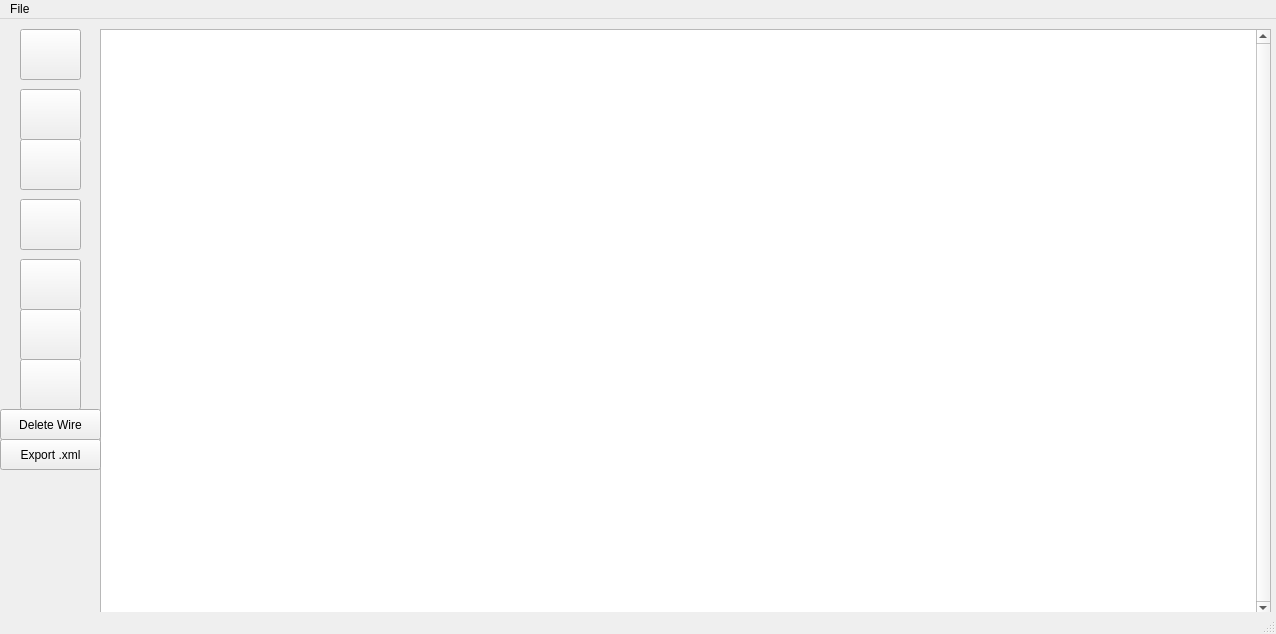
<?xml version="1.0" encoding="UTF-8"?>
<ui version="4.0">
 <class>MainWindow</class>
 <widget class="QMainWindow" name="MainWindow">
  <property name="geometry">
   <rect>
    <x>0</x>
    <y>0</y>
    <width>1276</width>
    <height>634</height>
   </rect>
  </property>
  <property name="windowTitle">
   <string>SimVascular Lumped Parameter Modeller</string>
  </property>
  <widget class="QWidget" name="centralwidget">
   <widget class="QPushButton" name="Resistor">
    <property name="geometry">
     <rect>
      <x>20</x>
      <y>10</y>
      <width>61</width>
      <height>51</height>
     </rect>
    </property>
    <property name="toolTip">
     <string>Resistor</string>
    </property>
    <property name="statusTip">
     <string>Click to Create Resistor</string>
    </property>
    <property name="text">
     <string/>
    </property>
    <property name="icon">
     <iconset>
      <normaloff>Resistor.png</normaloff>Resistor.png</iconset>
    </property>
    <property name="iconSize">
     <size>
      <width>45</width>
      <height>50</height>
     </size>
    </property>
   </widget>
   <widget class="QPushButton" name="Capacitor">
    <property name="geometry">
     <rect>
      <x>20</x>
      <y>70</y>
      <width>61</width>
      <height>51</height>
     </rect>
    </property>
    <property name="toolTip">
     <string>Capacitor</string>
    </property>
    <property name="statusTip">
     <string>Click to Create Capacitor</string>
    </property>
    <property name="text">
     <string/>
    </property>
    <property name="icon">
     <iconset>
      <normaloff>capacitor.png</normaloff>capacitor.png</iconset>
    </property>
    <property name="iconSize">
     <size>
      <width>50</width>
      <height>50</height>
     </size>
    </property>
   </widget>
   <widget class="QPushButton" name="Inductor">
    <property name="geometry">
     <rect>
      <x>20</x>
      <y>120</y>
      <width>61</width>
      <height>51</height>
     </rect>
    </property>
    <property name="toolTip">
     <string>Inductor</string>
    </property>
    <property name="statusTip">
     <string>Click to Create Inductor</string>
    </property>
    <property name="text">
     <string/>
    </property>
    <property name="icon">
     <iconset>
      <normaloff>Inductor.png</normaloff>Inductor.png</iconset>
    </property>
    <property name="iconSize">
     <size>
      <width>45</width>
      <height>45</height>
     </size>
    </property>
   </widget>
   <widget class="QPushButton" name="DCVoltageSource">
    <property name="geometry">
     <rect>
      <x>20</x>
      <y>180</y>
      <width>61</width>
      <height>51</height>
     </rect>
    </property>
    <property name="toolTip">
     <string>DC Voltage Source</string>
    </property>
    <property name="statusTip">
     <string>Click to Create DC Voltage Source</string>
    </property>
    <property name="text">
     <string/>
    </property>
    <property name="icon">
     <iconset>
      <normaloff>DCVoltageSource.png</normaloff>DCVoltageSource.png</iconset>
    </property>
    <property name="iconSize">
     <size>
      <width>50</width>
      <height>50</height>
     </size>
    </property>
   </widget>
   <widget class="QPushButton" name="Diode">
    <property name="geometry">
     <rect>
      <x>20</x>
      <y>240</y>
      <width>61</width>
      <height>51</height>
     </rect>
    </property>
    <property name="toolTip">
     <string>Diode</string>
    </property>
    <property name="statusTip">
     <string>Click to Create Diode</string>
    </property>
    <property name="text">
     <string/>
    </property>
    <property name="icon">
     <iconset>
      <normaloff>Diode.png</normaloff>Diode.png</iconset>
    </property>
    <property name="iconSize">
     <size>
      <width>45</width>
      <height>60</height>
     </size>
    </property>
   </widget>
   <widget class="QGraphicsView" name="CircuitView">
    <property name="geometry">
     <rect>
      <x>100</x>
      <y>10</y>
      <width>1171</width>
      <height>601</height>
     </rect>
    </property>
    <property name="sizePolicy">
     <sizepolicy hsizetype="Expanding" vsizetype="Expanding">
      <horstretch>0</horstretch>
      <verstretch>0</verstretch>
     </sizepolicy>
    </property>
    <property name="verticalScrollBarPolicy">
     <enum>Qt::ScrollBarAlwaysOn</enum>
    </property>
    <property name="horizontalScrollBarPolicy">
     <enum>Qt::ScrollBarAlwaysOn</enum>
    </property>
   </widget>
   <widget class="QPushButton" name="DeleteWire">
    <property name="geometry">
     <rect>
      <x>0</x>
      <y>390</y>
      <width>101</width>
      <height>31</height>
     </rect>
    </property>
    <property name="toolTip">
     <string>Delete Last Created Wire</string>
    </property>
    <property name="statusTip">
     <string>Delete Last Created Wire</string>
    </property>
    <property name="text">
     <string>Delete Wire</string>
    </property>
   </widget>
   <widget class="QPushButton" name="BoundaryFace">
    <property name="geometry">
     <rect>
      <x>20</x>
      <y>290</y>
      <width>61</width>
      <height>51</height>
     </rect>
    </property>
    <property name="toolTip">
     <string>Boundary Face </string>
    </property>
    <property name="statusTip">
     <string>Click to Create Boundary Face </string>
    </property>
    <property name="text">
     <string/>
    </property>
    <property name="icon">
     <iconset>
      <normaloff>BoundaryFace.png</normaloff>BoundaryFace.png</iconset>
    </property>
    <property name="iconSize">
     <size>
      <width>30</width>
      <height>35</height>
     </size>
    </property>
   </widget>
   <widget class="QPushButton" name="Ground">
    <property name="geometry">
     <rect>
      <x>20</x>
      <y>340</y>
      <width>61</width>
      <height>51</height>
     </rect>
    </property>
    <property name="toolTip">
     <string>Ground Point </string>
    </property>
    <property name="statusTip">
     <string>Click to Create Ground Point</string>
    </property>
    <property name="text">
     <string/>
    </property>
    <property name="icon">
     <iconset>
      <normaloff>Ground.png</normaloff>Ground.png</iconset>
    </property>
    <property name="iconSize">
     <size>
      <width>35</width>
      <height>70</height>
     </size>
    </property>
   </widget>
   <widget class="QPushButton" name="Export">
    <property name="geometry">
     <rect>
      <x>0</x>
      <y>420</y>
      <width>101</width>
      <height>31</height>
     </rect>
    </property>
    <property name="toolTip">
     <string>Export To .xml</string>
    </property>
    <property name="statusTip">
     <string>Export Circuit To .xml File</string>
    </property>
    <property name="text">
     <string>Export .xml</string>
    </property>
   </widget>
  </widget>
  <widget class="QMenuBar" name="menubar">
   <property name="enabled">
    <bool>true</bool>
   </property>
   <property name="geometry">
    <rect>
     <x>0</x>
     <y>0</y>
     <width>1276</width>
     <height>22</height>
    </rect>
   </property>
   <property name="autoFillBackground">
    <bool>true</bool>
   </property>
   <property name="defaultUp">
    <bool>false</bool>
   </property>
   <property name="nativeMenuBar">
    <bool>false</bool>
   </property>
   <widget class="QMenu" name="menuFile">
    <property name="title">
     <string>File </string>
    </property>
    <addaction name="actionNew"/>
    <addaction name="actionOpen"/>
    <addaction name="separator"/>
    <addaction name="actionSave_2"/>
    <addaction name="actionSaveAs"/>
    <addaction name="separator"/>
    <addaction name="actionQuit_2"/>
   </widget>
   <addaction name="menuFile"/>
  </widget>
  <widget class="QStatusBar" name="statusbar"/>
  <action name="actionNew">
   <property name="text">
    <string>New</string>
   </property>
  </action>
  <action name="actionOpen">
   <property name="text">
    <string>Open</string>
   </property>
  </action>
  <action name="actionQuit">
   <property name="text">
    <string>Quit</string>
   </property>
  </action>
  <action name="actionSave_As">
   <property name="text">
    <string>Save As...</string>
   </property>
  </action>
  <action name="actionSave_2">
   <property name="text">
    <string>Save</string>
   </property>
  </action>
  <action name="actionSaveAs">
   <property name="text">
    <string>Save As...</string>
   </property>
  </action>
  <action name="actionQuit_2">
   <property name="text">
    <string>Quit</string>
   </property>
  </action>
 </widget>
 <resources/>
 <connections/>
</ui>
